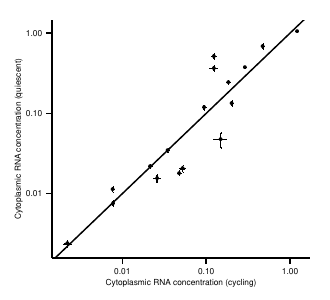

Reproduce this figure in R.
library(ggplot2)
library(plyr)

cycling <- read.delim('~/Dropbox/densitypaper/ExtractedData/CRL.txt',header=T,stringsAsFactors=F)
ss <- read.delim('~/Dropbox/densitypaper/ExtractedData/SerumStarved.txt',header=T,stringsAsFactors=F)

densityTableCycling <- ddply(cycling,.(gene),summarize,
                             densCycling = mean(cytoRNA/volume),
                             seCycling = sd(cytoRNA/volume)/sqrt(length(cytoRNA)))
densityTableSS <- ddply(ss,.(gene),summarize,
                        densSS = mean(cytoRNA/volume),
                        seSS = sd(cytoRNA/volume)/sqrt(length(cytoRNA)))

densityTable <- merge(densityTableCycling,densityTableSS)

pdf('~/Dropbox/densitypaper/SupplementaryFigures/DensityCyclingQuiescent/Density.pdf',width=3.3,height=3)
ggplot(densityTable,aes(x=densCycling,y=densSS)) +
  geom_point(size=1.3) +
  #expand_limits(x=c(0,1.4),y=c(0,1.4)) +
  scale_x_log10() +
  scale_y_log10() +
  geom_errorbar(aes(ymin=densSS-seSS,ymax=densSS+seSS)) +
  geom_errorbarh(aes(xmin=densCycling-seCycling,xmax=densCycling+seCycling)) +
  theme_classic() +
  geom_abline(slope=1,intercept=0) +
  xlab('Cytoplasmic RNA concentration (cycling)') + ylab('Cytoplasmic RNA concentration (quiescent)') +
  theme(axis.title=element_text(size="6"), axis.text=element_text(size='6'))
dev.off()